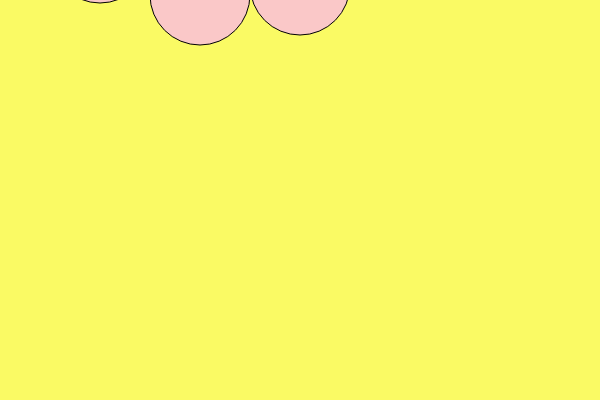
Frame 1 (no input)
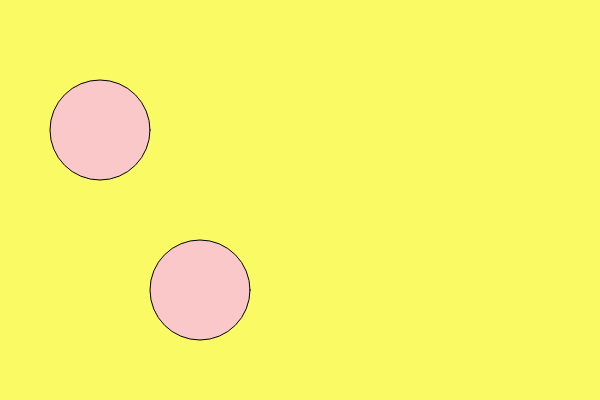
Frame 60 (no input)
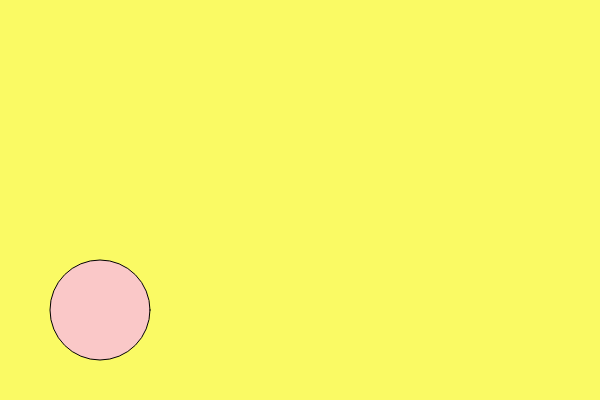
Frame 120 (the mouse pressed at the canvas centre since frame 60)

The p5.js sketch that drew these frames (run headless with seeded random() and noise() and a simulated clock; from frame 60 on, the mouse is pressed at the canvas centre):

// p5.js sketch
// ── sketch.js
var circleX;
var circleY;
var circleS;

function setup() {
  createCanvas(600, 400);
  circleX=-50; 
  circleY=-10;
  circleS=-25;
}

function draw() {
  background(250,250,100);
  circleX=circleX+3;
  fill(250,200,200);
  ellipse(100,circleX,100,100);
  
  circleY=circleY+5;
  fill(250,200,200);
  ellipse(200,circleY,100,100);
  
  circleS=circleS+10;
  fill(250,200,200);
  ellipse(300,circleS,100,100);
}

 
  
// ── style.css
html, body {
  background-color: black;
  max-width: 1200px;
  padding: 25px;
  margin: auto;
}
canvas {
  display: block;
}
